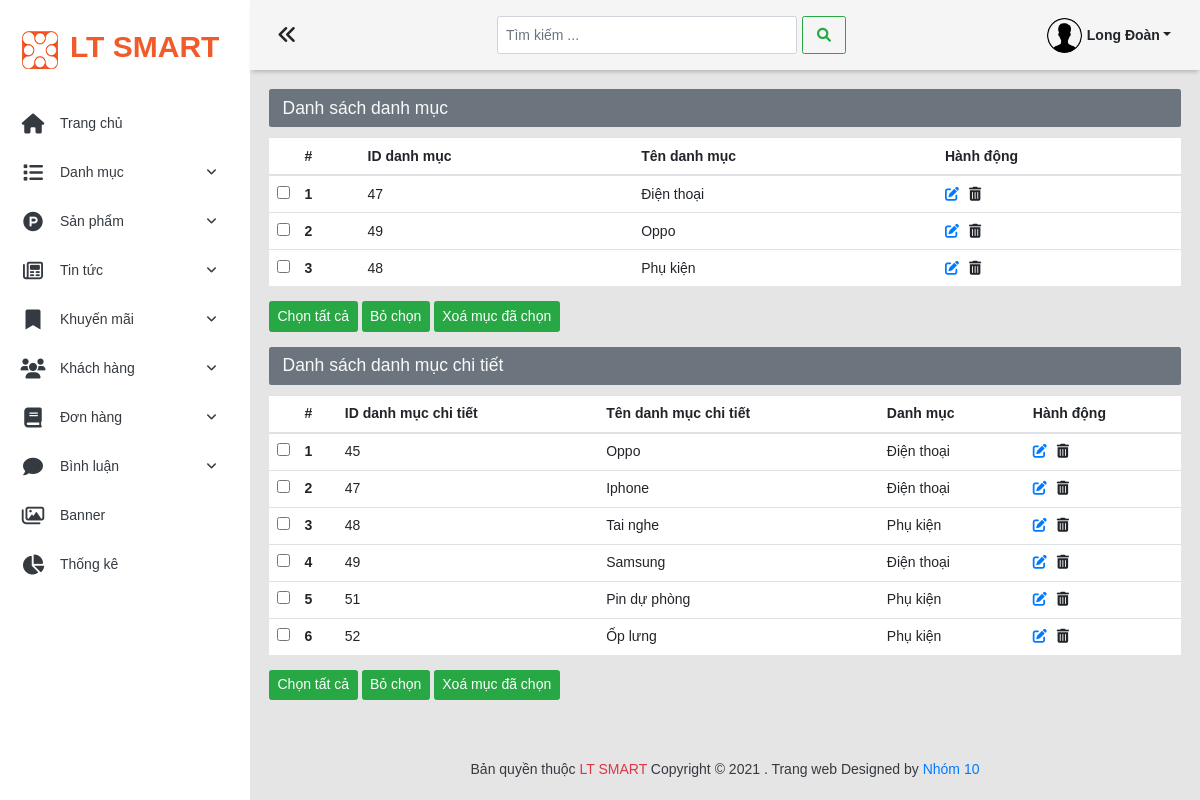
Before: /admin/list-danh-muc (signed in) with the older database file.
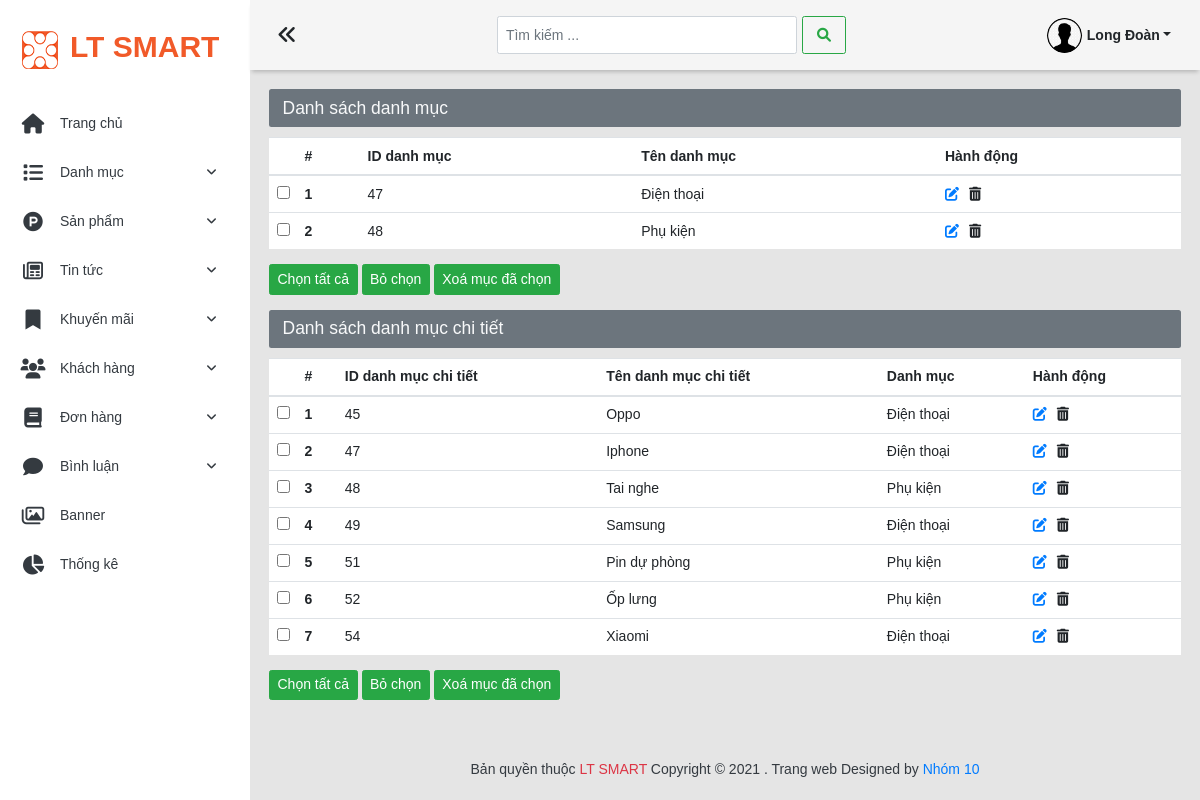
After: the same page with the newer database file.
### tables this page shows
CREATE TABLE `danh_muc_pro` (
  `id_dm_pro` int(11) NOT NULL,
  `ten_dm_pro` varchar(100) NOT NULL
);

CREATE TABLE `sub_danh_muc_pro` (
  `id_sub_dm_pro` int(11) NOT NULL,
  `ten_sub_dm_pro` varchar(100) NOT NULL,
  `id_dm_pro` int(11) NOT NULL
);

### model/pdo.php (called while the page is built, shortened)
<?php
function pdo_get_connection()
{
    $severname = "localhost";
    $username = "root";
    $password = "";
    try {
        $conn = new PDO("mysql:host=$severname;dbname=ltsmart;charset=utf8", $username, $password);
        $conn->setAttribute(PDO::ATTR_ERRMODE, PDO::ERRMODE_EXCEPTION);
        return $conn;
    } catch (Exception $e) {
        echo "kết nối thất bại" . $e->getMessage();
    }
}
function pdo_query($sql)
{
    $sql_args = array_slice(func_get_args(), 1);
    try {
        $conn = pdo_get_connection();
        $stmt = $conn->prepare($sql);
        $stmt->execute($sql_args);
        $rows = $stmt->fetchAll();
        return $rows;
    } catch (PDOException $e) {
        throw $e;
    } finally {
        unset($conn);
    }
}
function pdo_query_one($sql)
{
    $sql_args = array_slice(func_get_args(), 1);
    try {
        $conn = pdo_get_connection();
        $stmt = $conn->prepare($sql);
        $stmt->execute($sql_args);
        $row = $stmt->fetch(PDO::FETCH_ASSOC);
        return $row;
    } catch (PDOException $e) {
        throw $e;
    } finally {
        unset($conn);
    }
}
?>

### model/danh-muc.php (called while the page is built, shortened)
<?php
require_once 'pdo.php';
function danh_muc_chinh_QueryAll()
{
    $sql = "SELECT * FROM danh_muc_pro ";
    return pdo_query($sql);
}
function danh_muc_con_QueryAll()
{
    $sql = "SELECT * FROM sub_danh_muc_pro ";
    return pdo_query($sql);
}
function danh_muc_pro_Select_by_id_dm_pro($id_dm_pro)
{
    $sql="SELECT * FROM danh_muc_pro where id_dm_pro =?";
    return pdo_query_one($sql,$id_dm_pro);
}
?>

### admin/views/danh-muc/list-danh-muc.php (the view, shortened to what the changed rows need)
<div>
  <?php
  if (count($list_dm_pro) == 0) {
  ?>
    <h5 class="alert alert-light">Chưa có danh mục</h5>
  <?php
  } else {
  ?>
    <form action="" method="POST" id="delete-danh-muc-chinh">
      <table class="table">
        <thead>
          <tr>
            <th scope="col" style="width:3%"></th>
            <th scope="col">#</th>
            <th scope="col">ID danh mục</th>
            <th scope="col">Tên danh mục</th>
            <th scope="col">Hành động</th>
          </tr>
        </thead>
        <tbody>
          <?php $i = 0;
          foreach ($list_dm_pro as $dm_pro) {
            $i++; ?>
            <tr>
              <td><input class="check-dm-chinh" name="dm-chinh[]" value="<?php echo $dm_pro['id_dm_pro']; ?>" type="checkbox"></td>
              <th scope="row"><?= $i; ?></th>
              <td><?= $dm_pro['id_dm_pro']; ?></td>
              <td><?= $dm_pro['ten_dm_pro']; ?></td>
              <td><a href="edit-danh-muc-chinh&id=<?= $dm_pro['id_dm_pro']; ?>"><i class="fas fa-edit mr-3"></i></a><span class="delete-dm-chinh cursor-pointer" data-ten_dm_chinh="<?= $dm_pro['ten_dm_pro']; ?>" data-delete_id_dm_chinh="<?= $dm_pro['id_dm_pro']; ?>"><i class="fas fa-trash-alt"></i></span></td>
            </tr>
          <?php
          }
          ?>
        </tbody>
      </table>
    </form>
  <?php
  }
  ?>
</div>
<div class="my-4">
  <?php
  if (count($list_sub_dm_pro) == 0) { ?>
    <h5 class="alert alert-light">Chưa có danh mục</h5>
  <?php
  } else {
  ?>
    <form action="" id="delete-danh-muc-con" method="POST">
      <table class="table">
        <thead>
          <tr>
            <th scope="col" style="width:3%"></th>
            <th scope="col">#</th>
            <th scope="col">ID danh mục chi tiết</th>
            <th scope="col">Tên danh mục chi tiết</th>
            <th scope="col">Danh mục</th>
            <th scope="col">Hành động</th>
          </tr>
        </thead>
        <tbody>
          <?php $i = 0;
          foreach ($list_sub_dm_pro as $sub_dm_pro) {
            $i++; ?>
            <tr>
              <td><input type="checkbox" name="dm-con[]" value="<?= $sub_dm_pro['id_sub_dm_pro']; ?>" class="check-dm-con"></td>
              <th scope="row"><?= $i; ?></th>
              <td><?= $sub_dm_pro['id_sub_dm_pro']; ?></td>
              <td><?= $sub_dm_pro['ten_sub_dm_pro']; ?></td>
              <?php
              $Select_one_dm_pro= danh_muc_pro_Select_by_id_dm_pro($sub_dm_pro['id_dm_pro']);
              ?>
              <td><?= $Select_one_dm_pro['ten_dm_pro'] ?></td>
              <td><a href="edit-danh-muc-con&id=<?= $sub_dm_pro['id_sub_dm_pro']; ?>"><i class="fas fa-edit mr-3"></i></a><span class="delete-dm-con cursor-pointer" data-delete_id_dm_con="<?= $sub_dm_pro['id_sub_dm_pro']; ?>"><i class="fas fa-trash-alt"></i></span></td>
            </tr>
          <?php
          }
          ?>
        </tbody>
      </table>
    </form>
  <?php
  }
  ?>
</div>

Changed rows visible on the page:
removed danh_muc_pro: id_dm_pro "49", ten_dm_pro "Oppo"
added sub_danh_muc_pro: id_sub_dm_pro "54", ten_sub_dm_pro "Xiaomi", id_dm_pro.ten_dm_pro "Điện thoại"
